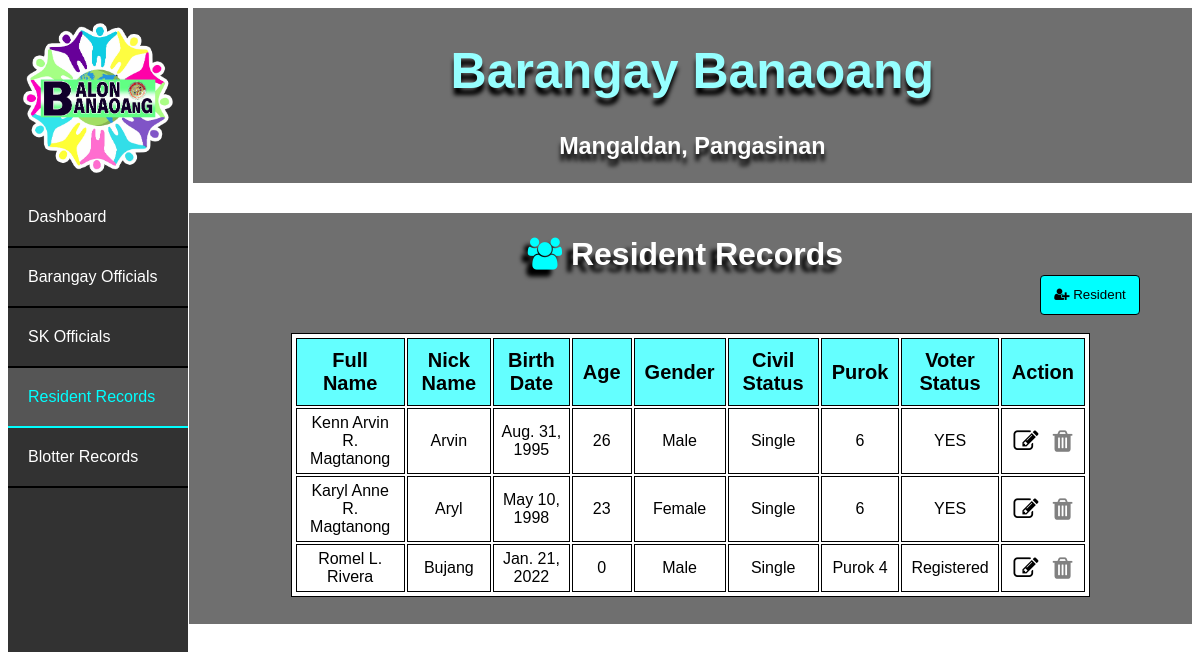
/list_residents, run on an earlier commit of the app's database.
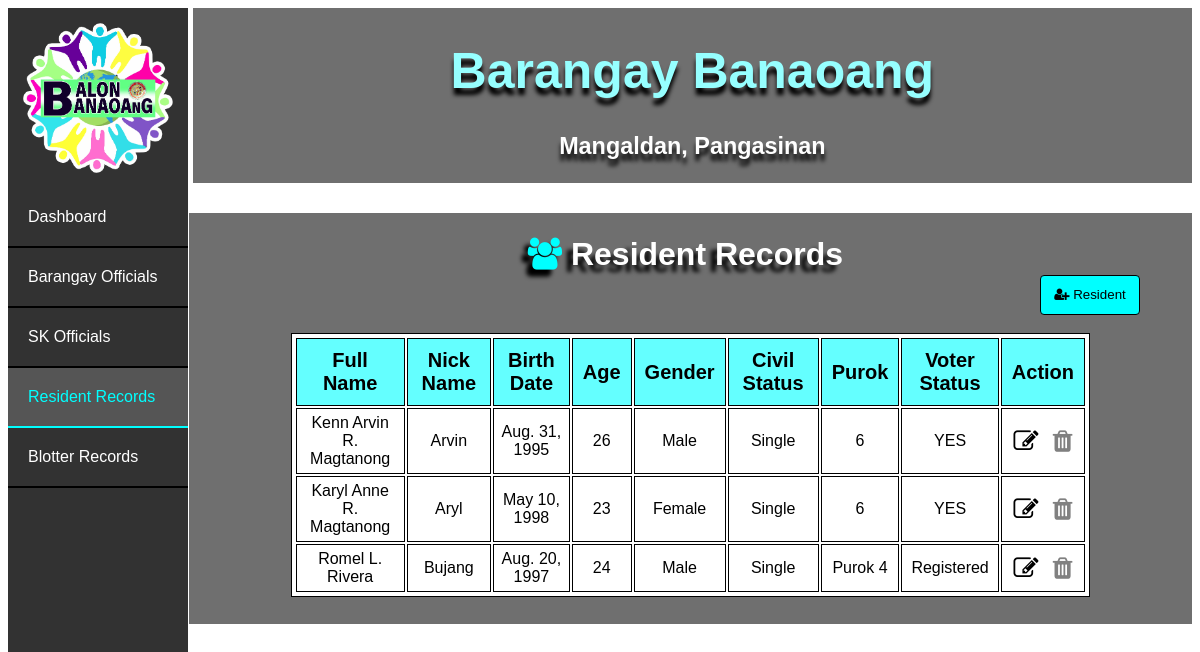
And on a later commit of the database.
### bis/models.py (models this page shows)
class Resident(models.Model):
    full_name = models.CharField(max_length=30)
    nick_name = models.CharField(max_length=30)
    birth_date = models.DateField()
    gender = models.CharField(max_length=30)
    civil_status = models.CharField(max_length=30)
    purok = models.CharField(max_length=30)
    voter_status = models.CharField(max_length=30)
    @property
    def age(self):
        return int((datetime.now().date() - self.birth_date).days / 365.25)

### bis/views.py (the view)
# urls.py: path('list_residents', views.list_residents, name='list_residents'),
def list_residents(request):
    residents = Resident.objects.all()
    return render(request, 'list_residents.html', { 'residents_list' : residents })

### bis/templates/list_residents.html (shortened to what this page needs)
<!DOCTYPE html>
<html lang="en">
<head>
    {% load static %}
    <link rel="stylesheet" href="{% static 'index.css' %}">
    <link rel="stylesheet" type="text/css" href="https://maxcdn.bootstrapcdn.com/font-awesome/4.7.0/css/font-awesome.min.css">
</head>
<body>
  <div class="banr">
    <div class="bant"><h1>Barangay Banaoang</h1></div>
    <div class="bant2"><h3>Mangaldan, Pangasinan</h3></div>
</div>
<ul>
  <div class="logo1"></div>
  <li><a href="index">Dashboard</a></li>
  <li><a href="list_officials">Barangay Officials</a></li>
  <li><a href="list_sks">SK Officials</a></li>
  <li><a class="active" href="list_residents">Resident Records</a></li>
  <li><a href="list_blotters">Blotter Records</a></li>
</ul>
<div class="cont">
  <h1 class="h"><i class="fa fa-users" style="color: cyan;"></i> Resident Records</h1>
  <a  href="create_residents"><button class="ad"><i class="fa fa-user-plus"></i> Resident</button></a>
    <table style="margin-top: 6%;">
        <tr>
          <th>Full Name</th>
          <th>Nick Name</th>
          <th>Birth Date</th>
          <th>Age</th>
          <th>Gender</th>
          <th>Civil Status</th>
          <th>Purok</th>
          <th>Voter Status</th>
          <th>Action</th>
        </tr>
        {% for resident in residents_list %}
        <tr>
          <td>{{ resident.full_name }}</td>
          <td>{{ resident.nick_name }}</td>
          <td>{{ resident.birth_date }}</td>
          <td>{{ resident.age }}</td>
          <td>{{ resident.gender }}</td>
          <td>{{ resident.civil_status }}</td>
          <td>{{ resident.purok }}</td>
          <td>{{ resident.voter_status }}</td>
          <td><a href="/edit_resident/{{ resident.pk }}"><i class="fa fa-edit"></i></a> <a href="/delete_resident/{{ resident.pk }}" onclick="return confirm('Are you sure you want to delete this item?')"> <i class="fa fa-trash"></i></a></td>
        </tr>
        {% endfor %}
      </table>
      </div>
</body>
</html>

### bis/static/index.css (style rules this page uses)
body { font-family: sans-serif; background-image: url("bg.jpg"); background-repeat: no-repeat; background-size: 100%; }
ul { list-style-type: none; margin: 0; padding:0; width: 15%; background-color:rgba(50, 50, 50); position: fixed; height: 100%; overflow: auto; }
li a { display: block; color:white; padding: 20px 20px; text-decoration: none; border-bottom:2px solid black; }
li a.active { background-color: #555; color: cyan; border-color: cyan; }
.logo1 { background-image: url("blogo.png"); background-repeat: no-repeat; background-size: 90%; background-position: center; padding:50%; }
.banr { float: right; background-color:rgba(50, 50, 50, 0.7); width: 84.4%; }
.bant { text-align: center; font-size: 25px; color: rgb(150, 255, 255); text-shadow: 0px 7px 4px #000000; }
.bant2 { font-size: 20px; text-align: center; color: white; text-shadow: 0px 7px 4px #000000; }
.cont { padding:2px ; margin-top: 2.5%; float: right; background-color:rgba(50, 50, 50, 0.7); width: 84.4%; }
table, th, td { background-color: white; border: 1px solid black; }
table { margin-left: 10%; width: 80%; padding: 2px; margin-bottom: 2.5%; margin-top: 2.5%; }
th { background-color: rgb(100, 255, 255); padding: 10px; font-size: 20px; }
td { padding: 5px; text-align: center; }
.h { text-align: center; color: white; margin-right: 1%; text-shadow: -6px 7px 4px #000000; }

### bis/templates/list_residents.html (style rules this page uses)
.fa-edit { color:black; font-size: 25px; }
.fa-trash { margin-left: 10px; color:grey; font-size: 25px; }
.ad { float:right; width: 100px; height: 40px; background-color:cyan ; margin-top:-20px ; margin-right: 50px; border: 1px solid black; border-radius: 4px; color: black; }

What changed in the data, as far as the page shows it:
changed Resident "Romel L. Rivera": birth_date "Jan. 21, 2022" → "Aug. 20, 1997"; age "0" → "24"
